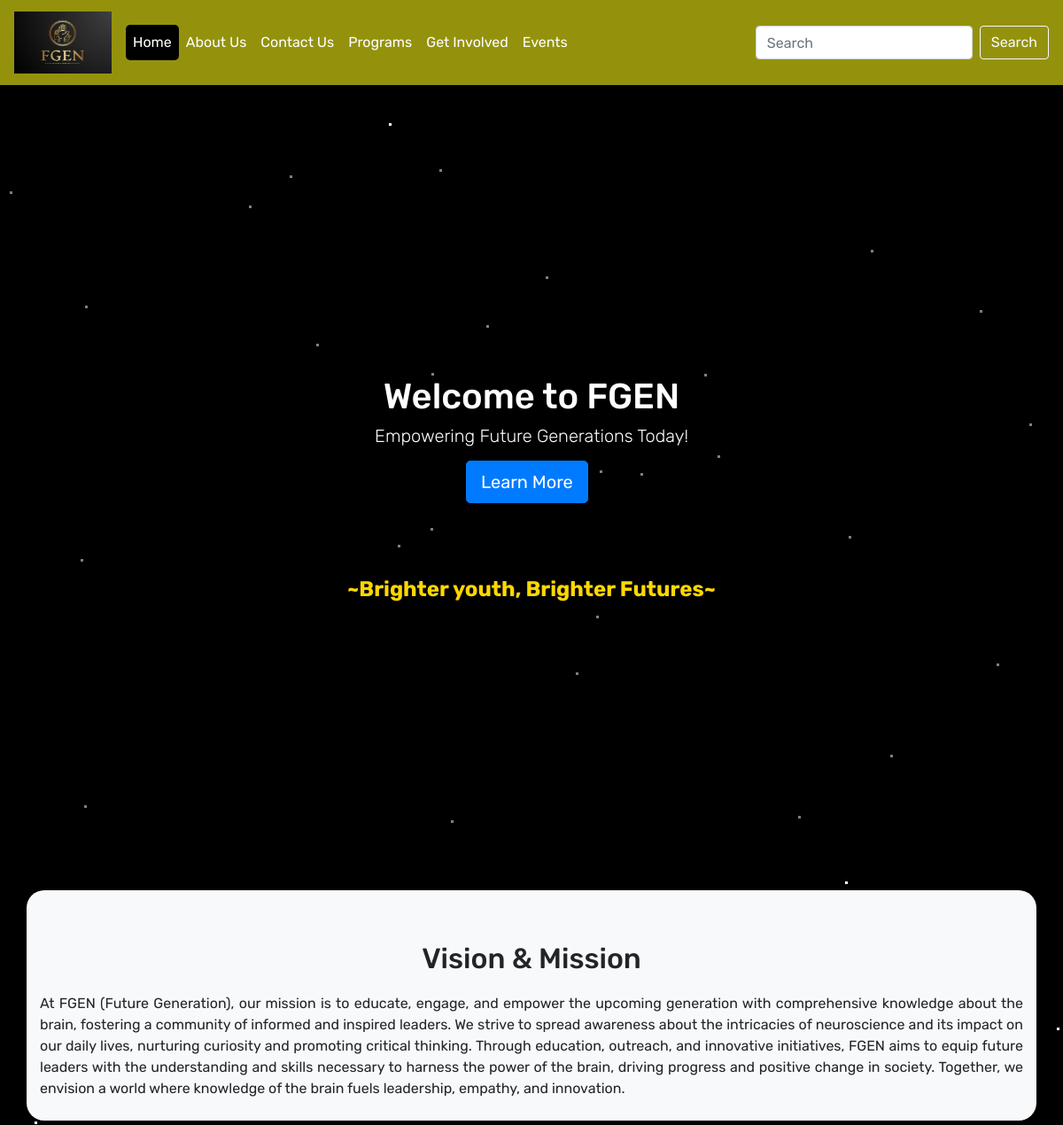
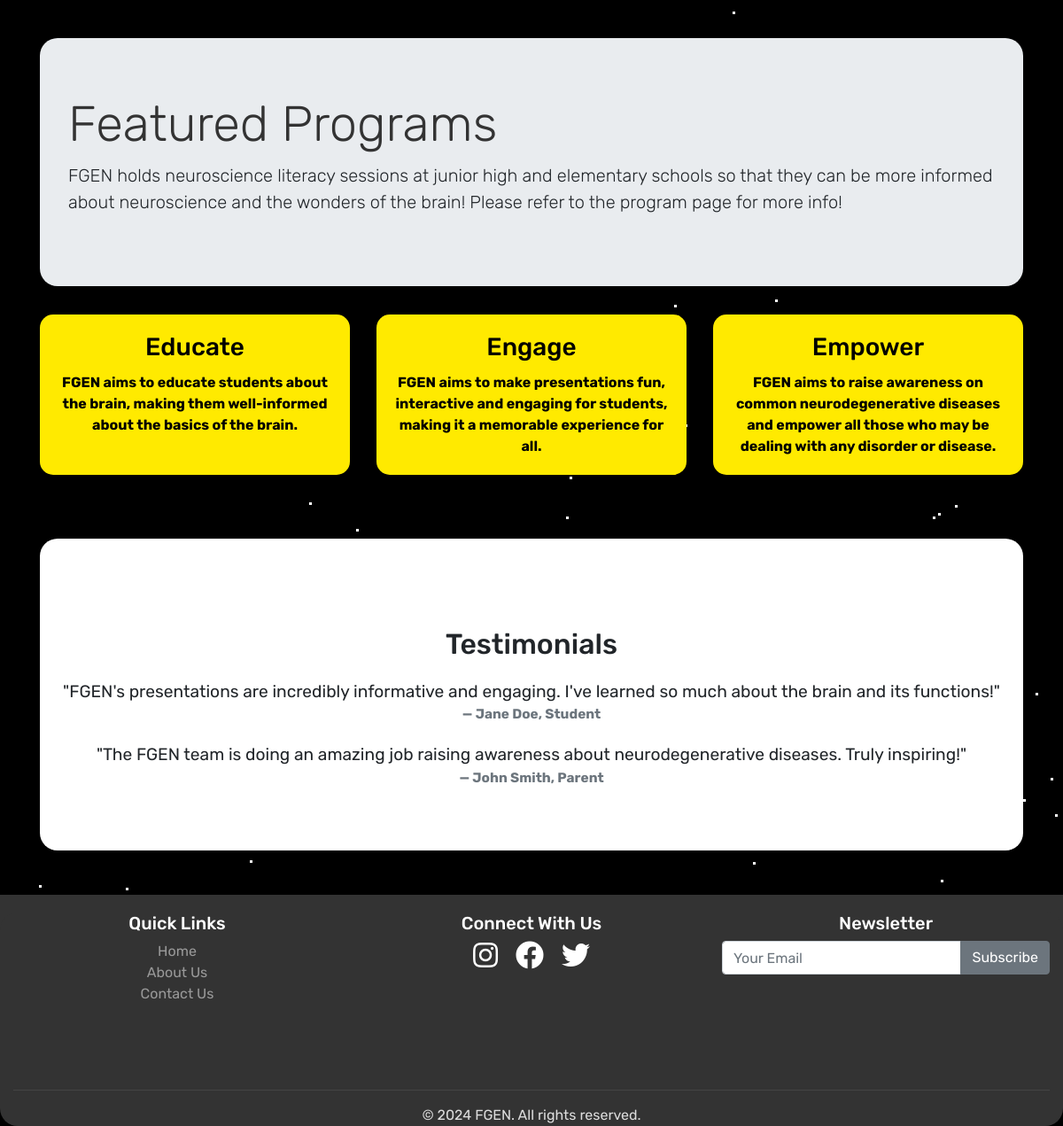
The page / on the database its author committed (2 pictures, top to bottom).
### new_App/models.py (models this page shows, shortened)
class Testimonials(models.Model):
    t_name = models.CharField(max_length=100)
    t_description = models.CharField(max_length=1000)
    created_at = models.DateTimeField(auto_now_add=True)

### new_App/views.py (the view)
# urls.py: 2. Add a URL to urlpatterns:  path('', views.home, name='home')
def home(request):
    testimonial_data = Testimonials.objects.all()
    context = {
        'testimonial_data': testimonial_data,
        'active_page': 'home'
    }
    return render(request, 'home.html', context)

### new_App/templates/home.html (shortened to what this page needs)
{% extends 'base.html' %}
{% load static%}
{% block content %}
 <section class="hero-section">
    <div class="hero-content">
        <h1 class="text-white">Welcome to FGEN</h1>
        <h4 class="lead text-white">Empowering Future Generations Today!</p>
        <a href="{% url 'about_us' %}" class="btn btn-primary btn-lg">Learn More</a>&nbsp;&nbsp;
        <div class="golden-text">
            ~Brighter youth, Brighter Futures~
        </div>
    </div>
</section>
<hr class="my-4">
<div class="vison-container container py-2 bg-light">
    <h2 class="section-title text-center">Vision & Mission</h2>
    <div class="row">
        <div class="col-md-12 col-sm-12, col-lg-12">
            <p class="text-justify">At FGEN (Future Generation), our mission is to educate, engage, and empower the upcoming generation with comprehensive knowledge about the brain, fostering a community of informed and inspired leaders. We strive to spread awareness about the intricacies of neuroscience and its impact on our daily lives, nurturing curiosity and promoting critical thinking. Through education, outreach, and innovative initiatives, FGEN aims to equip future leaders with the understanding and skills necessary to harness the power of the brain, driving progress and positive change in society. Together, we envision a world where knowledge of the brain fuels leadership, empathy, and innovation.
            </p>
        </div>
    </div>
</div>
<section id="features" class="container py-5">
    <div class="jumbotron">
        <h1 class="display-4">Featured Programs</h1>
        <p class="lead">
            FGEN holds neuroscience literacy sessions at junior high and elementary schools so that they can be more informed about neuroscience and the wonders of the brain! Please refer to the program page for more info!
        </p>
      </div>
    <div class="row">
        <div class="col-md-4 mb-4">
            <div class="card feature-card text-center h-100">
                <div class="card-body">
                    <h3 class="card-title">Educate</h3>
                    <p class="card-text">FGEN aims to educate students about the brain, making them well-informed about the basics of the brain.</p>
                </div>
            </div>
        </div>
        <div class="col-md-4 mb-4">
            <div class="card feature-card text-center h-100">
                <div class="card-body">
                    <h3 class="card-title">Engage</h3>
                    <p class="card-text">FGEN aims to make presentations fun, interactive and engaging for students, making it a memorable experience for all.</p>
                </div>
            </div>
        </div>
        <div class="col-md-4 mb-4">
            <div class="card feature-card text-center h-100">
                <div class="card-body">
                    <h3 class="card-title">Empower</h3>
                    <p class="card-text">FGEN aims to raise awareness on common neurodegenerative diseases and empower all those who may be dealing with any disorder or disease.</p>
                </div>
            </div>
        </div>
    </div>
</section>
 <div class="container">
<section id="testimonials" class="testimonial text-center">
    <div class="container">
        <h2 class="section-title">Testimonials</h2>
        {% for t in testimonial_data %}
        <blockquote class="blockquote">
            <p class="mb-0">"{{t.t_description}}"</p>
            <footer class="blockquote-footer author">{{t.t_name}}</footer>
        </blockquote>
        {% endfor %}
    </div>
</section>
</div>
{% endblock %}

### new_App/static/assets/css/style.css (style rules this page uses)
body { font-family: Arial, sans-serif; background-color: #f8f9fa; display: flex; min-height: 100vh; flex-direction: column; padding-bottom: 130px; }
h1 { color: #333; }
h1.display-4, h2.card-title { position: relative; animation: fadeInDown 1s; }
a { text-decoration: none; background-color: transparent; }
.feature-card { background-color: rgb(255, 234, 0); border-radius: 20px; font-weight: bold; color:#000; border: none; border-radius: 15px; transition: transform 0.3s; }
.testimonial { background-color: rgb(255, 255, 255); padding: 50px 0; border-radius:20px; }
.testimonial blockquote { font-size: 1.2rem; line-height: 1.5; margin-bottom: 20px; }
.testimonial .author { font-weight: bold; }

### new_App/templates/home.html (style rules this page uses)
.hero-section { position: relative; width: 100%; height: 100vh; display: flex; justify-content: center; align-items: center; color: white; text-align: center; }
.hero-content { position: relative; z-index: 2; }
.hero-section::before { content: ''; position: absolute; top: 0; left: 0; width: 100%; height: 100%; background: rgba(0, 0, 0, 0.5); z-index: 1; }
.section-title { margin: 50px 0 20px; }
.container { border-radius:20px; }
.jumbotron { border-radius:20px; }
.golden-text { color: gold; font-size: 24px; font-weight: bold; text-align: center; margin-top: 20%; }

### rows shown on the page
Testimonials: t_description "FGEN's presentations are incredibly informative and engaging. I've learned so much about the brain and its functions!", t_name "Jane Doe, Student"
Testimonials: t_description "The FGEN team is doing an amazing job raising awareness about neurodegenerative diseases. Truly inspiring!", t_name "John Smith, Parent"
